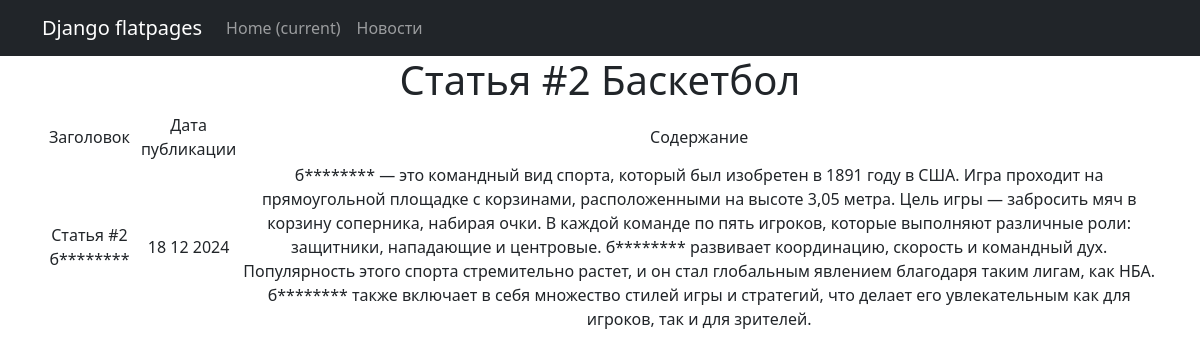
The page /news/2 on the database its author committed.
### new_portal/models.py (models this page shows, shortened)
class Post(models.Model):
    author = models.ForeignKey(Author, on_delete=models.CASCADE)  # 'связь один ко многим' с моделью Author
    choice_type = models.CharField(max_length=2, choices=POST_TYPE_CHOICES, default='AR')  # Выбор типа сообщения
    time_in = models.DateTimeField(auto_now_add=True)  # автоматическое добавление даты и времени при создании поста
    categories = models.ManyToManyField(Category, through='PostCategory')  # 'связь многие ко многим' через PostCategory
    title = models.CharField(max_length=128)
    content = models.TextField()
    rating = models.IntegerField(default=0)

### new_portal/views.py (the view)
# urls.py: path('<int:pk>', NewsDetail.as_view())
class NewsDetail(DetailView):
    model = Post
    template_name = 'news_id.html'
    context_object_name = 'news_id'

### new_portal/templatetags/censor_filters.py (called while the page is built)
@register.filter()  # декоратор, регистрирует функцию как фильтр (для применения его в шаблонах)
def censor(text):
    for el in BAD_WORDS:  # перебор списка слов и замена на *, при совпадении
        pattern = re.compile(r'\b{}\b'.format(el), re.IGNORECASE)
        censored_word = el[0] + '*' * (len(el) - 1)
        text = re.sub(pattern, censored_word, text)
    return text

### new_portal/templates/news_id.html (shortened to what this page needs)
{% extends 'flatpages/default.html' %}
{% load censor_filters %}
{% block content %}
<h1>{{ news_id.title }}</h1>
{% if news_id %}
        <table>
            <tr>
                <td>Заголовок</td>
                <td>Дата публикации</td>
                <td>Содержание</td>
            </tr>
            <tr>
                <td>{{ news_id.title|censor }}</td>
                <td>{{ news_id.time_in|date:'d m Y' }}</td>
                <td>{{ news_id.content|censor}}</td>
            </tr>
        </table>
    {% endif %}
{% endblock content %}

### rows shown on the page
Post: title "Статья #2 Баскетбол", title|censor "Статья #2 б********", time_in "18 12 2024", content|censor "б******** — это командный вид спорта, который был изобретен в 1891 году в США. Игра проходит на прямоугольной площадке с корзинами, расположенными на высоте 3,05 метра. Цель игры — забросить мяч в корзину соперника, набирая очки. В каждой команде по пять игроков, которые выполняют различные роли: защитники, нападающие и центровые. б******** развивает координацию, скорость и командный дух. Популярность этого спорта стремительно растет, и он стал глобальным явлением благодаря таким лигам, как НБА. б******** также включает в себя множество стилей игры и стратегий, что делает его увлекательным как для игроков, так и для зрителей."
